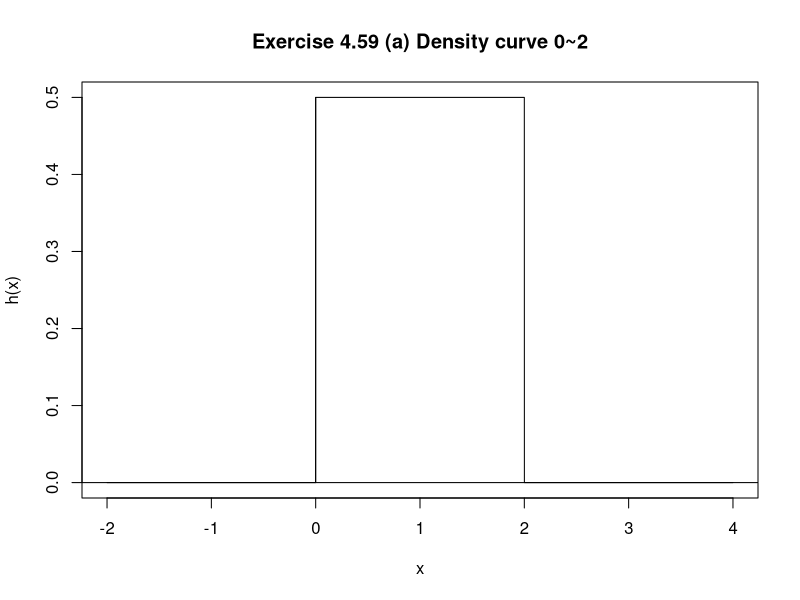
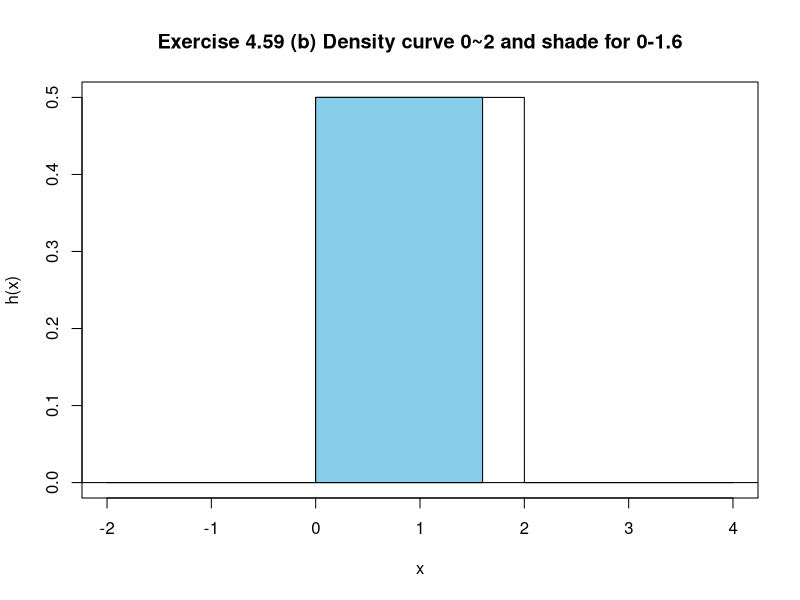
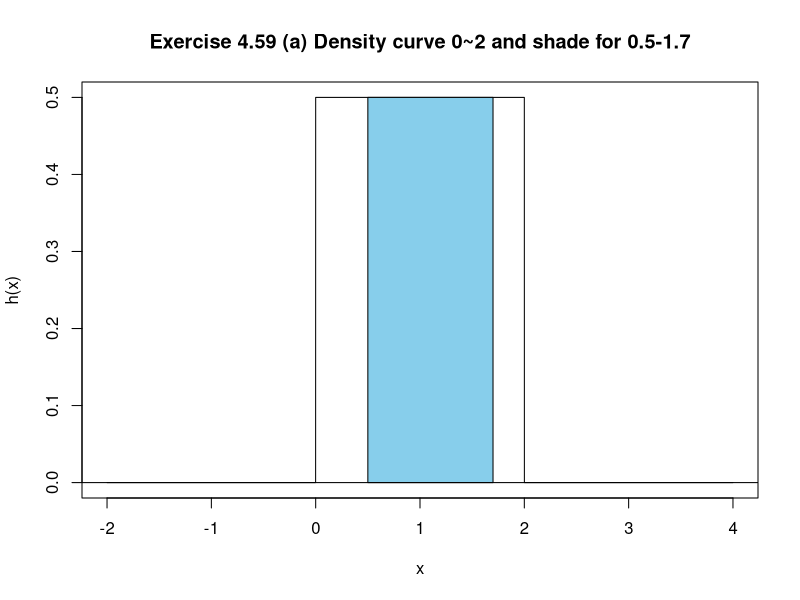
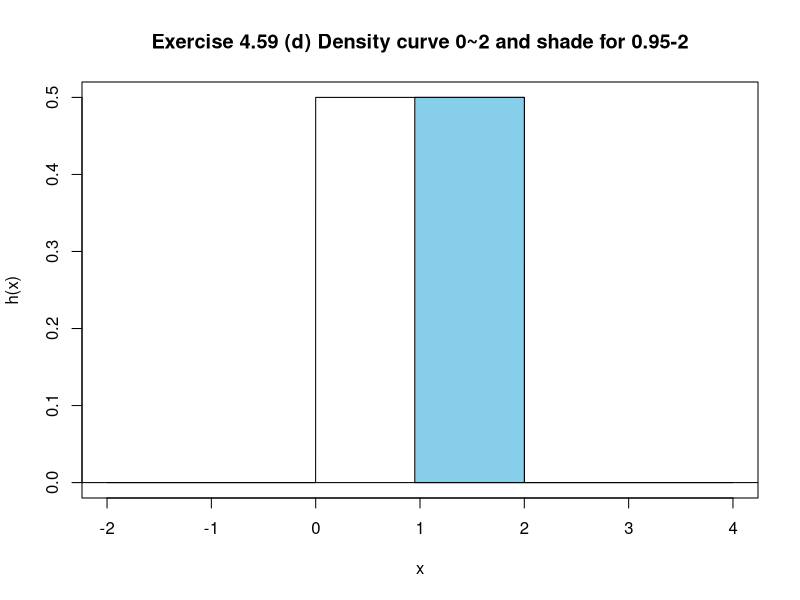

Here is the R script that generated these plots, in order:
##Exercise 4.59 ----------------------------------------------------

density0To2 <- function(x) {
    p <- 0.5
    if (x <0 || x >2) {
        p<- 0
    }
    p
}

drawShadeInEquallyLikely <- function(begin, end, title) {
    seqX <- seq(begin,end,0.001)
    cord.x <- c(begin,seqX,end) 
    seqY <- rep(0.5, length(seqX))
    cord.y <- c(0,seqY,0) 
    h<-Vectorize(density0To2)
    curve(h,xlim=c(-2,4),main=title,n=10000) 
    polygon(cord.x,cord.y,col='skyblue')
    abline(0,0)
}

## (a)
drawShadeInEquallyLikely(0, 0, "Exercise 4.59 (a) Density curve 0~2")


## (b)
drawShadeInEquallyLikely(0, 1.6, "Exercise 4.59 (b) Density curve 0~2 and shade for 0-1.6")


## (c)
drawShadeInEquallyLikely(0.5, 1.7, "Exercise 4.59 (a) Density curve 0~2 and shade for 0.5-1.7")


## (d)
drawShadeInEquallyLikely(0.95, 2, "Exercise 4.59 (d) Density curve 0~2 and shade for 0.95-2")